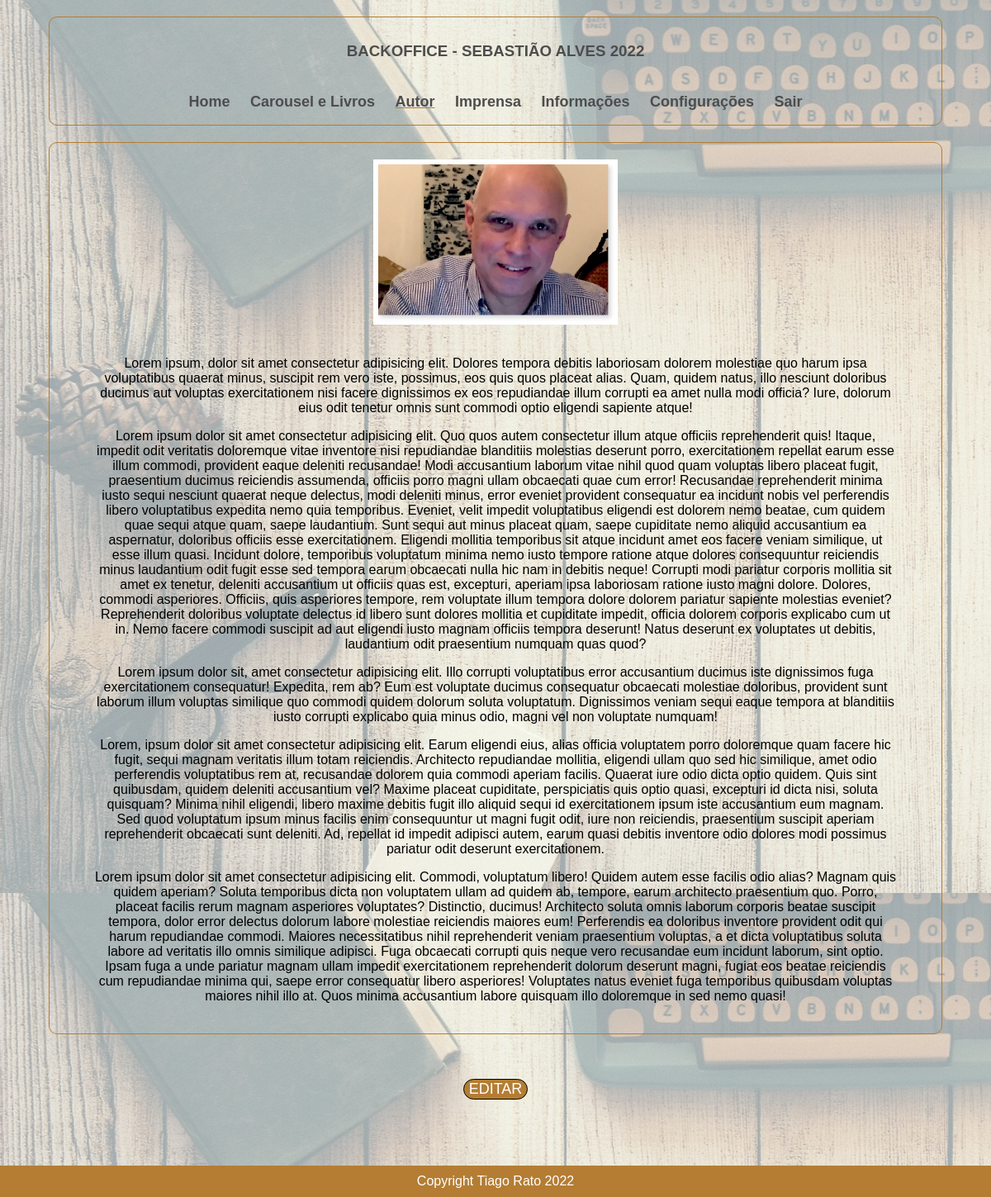
Page /backoffice/autor.php (signed in) on the committed database.
### tables this page shows
CREATE TABLE `autor` (
  `id` int(11) NOT NULL,
  `imagem` varchar(3000) NOT NULL,
  `texto` text NOT NULL
);

### backoffice/autor.php (called while the page is built, shortened)
<?php
require_once "componentes/header.php";
require_once "paginas/autor.php";
require_once "componentes/footer.php";
?>

### configuracoes/base_dados.php (called while the page is built, shortened)
<?php
$base_dados = [
    "hospedagem" => "localhost",
    "usuario" => "root",
    "senha" => "",
    "nome" => "sebastiao_bd"
];
function selectSQLUnico($sql){
    global $base_dados;
    $conexao = mysqli_connect(
        $base_dados["hospedagem"],
        $base_dados["usuario"],
        $base_dados["senha"],
        $base_dados["nome"]
    );
    mysqli_set_charset($conexao, "utf8");
    $busca = mysqli_query($conexao, $sql);
    $resultado = mysqli_fetch_assoc($busca);
    return $resultado;
}
?>

### backoffice/paginas/autor.php (the view)
<?php
$sql = "SELECT * FROM autor";
$autor = selectSQLUnico($sql);
?>
    <main>
        <div class="box" style="padding: 20px 0px">
            <img src="<?= $autor["imagem"] ;?>" alt="imagem">
            <br><br>
            <div style="width:90%; margin:auto">
                <p>
                <?= $autor["texto"] ;?>
                </p>
            </div>
        </div>
        <br><br><br>
        <a href="editar_autor.php?id=<?= $autor["id"]; ?>">
            <button class="botao">Editar</button>
        </a>
    </main>

### backoffice/style.css (style rules this page uses)
body::after { content: ""; background-image: url("componentes/background.jpg"); opacity: 0.4; top: 0; left: 0; bottom: 0; right: 0; position: fixed; z-index: -1; }
body { text-align: center; margin: auto; font-family: 'Franklin Gothic Medium', 'Arial Narrow', Arial, sans-serif; }
.box { border-radius: 10px; width: 90%; margin: auto; border: 1px solid rgb(180, 125, 51); margin-top: 20px; }
.botao { text-transform: uppercase; transition-duration: 1s; background-color: rgb(180, 125, 51); color: white; border-radius: 15px; border: 1px solid black; font-size: 18px; }
img { max-width: 100%; max-height: 200px; }

### rows in the picture
autor: imagem (picture), texto "Lorem ipsum, dolor sit amet consectetur adipisicing elit. Dolores tempora debitis laboriosam dolorem molestiae quo harum ipsa voluptatibus quaerat minus, suscipit rem vero iste, possimus, eos quis quos placeat alias. Quam, quidem natus, illo nesciunt doloribus ducimus aut voluptas exercitationem nisi facere dignissimos ex eos repudiandae illum corrupti ea amet nulla modi officia? Iure, dolorum eius odit tenetur omnis sunt commodi optio eligendi sapiente atque! Lorem ipsum dolor sit amet consectetur adipisicing elit. Quo quos autem consectetur illum atque officiis reprehenderit quis! Itaque, impedit odit veritatis doloremque vitae inventore nisi repudiandae blanditiis molestias deserunt…"
